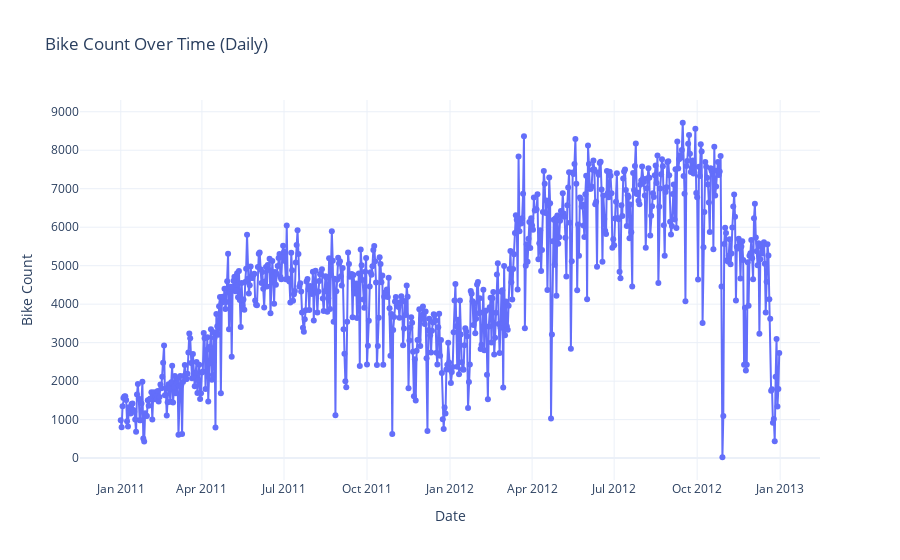

The notebook cell saved with this chart:
### Markdown cell above
### Time Series Analysis

### Code cell
# Time series plot
fig = px.line(
    df,
    x='datetime',
    y='bike_count',  # Use the correct column name for total bike count
    title='Bike Count Over Time (Daily)',
    labels={
        'bike_count': 'Bike Count',
        'datetime': 'Date'
    }
)

# Update the traces of the plot
fig.update_traces(mode='lines+markers')

# Update the layout of the plot
fig.update_layout(
    xaxis_title='Date',
    yaxis_title='Bike Count',
    template='plotly_white',
    hovermode='x unified'
)

# Show the plot
fig.show()

### Figure 1 — Plotly figure (JSON) as saved in the notebook; plotly's stock layout.template omitted (floating-point values rounded to 4 significant figures; data arrays with more than 128 entries replaced by an {"elided": "..."} marker saying what was removed)
{"data": [{"hovertemplate": "Date=%{x}<br>Bike Count=%{y}<extra></extra>", "legendgroup": "", "line": {"color": "#636efa", "dash": "solid"}, "marker": {"symbol": "circle"}, "mode": "lines+markers", "name": "", "orientation": "v", "showlegend": false, "type": "scatter", "x": {"elided": "731 str values"}, "xaxis": "x", "y": {"elided": "731 int values"}, "yaxis": "y"}], "layout": {"hovermode": "x unified", "legend": {"tracegroupgap": 0}, "title": {"text": "Bike Count Over Time (Daily)"}, "xaxis": {"anchor": "y", "domain": [0, 1], "title": {"text": "Date"}}, "yaxis": {"anchor": "x", "domain": [0, 1], "title": {"text": "Bike Count"}}}}
